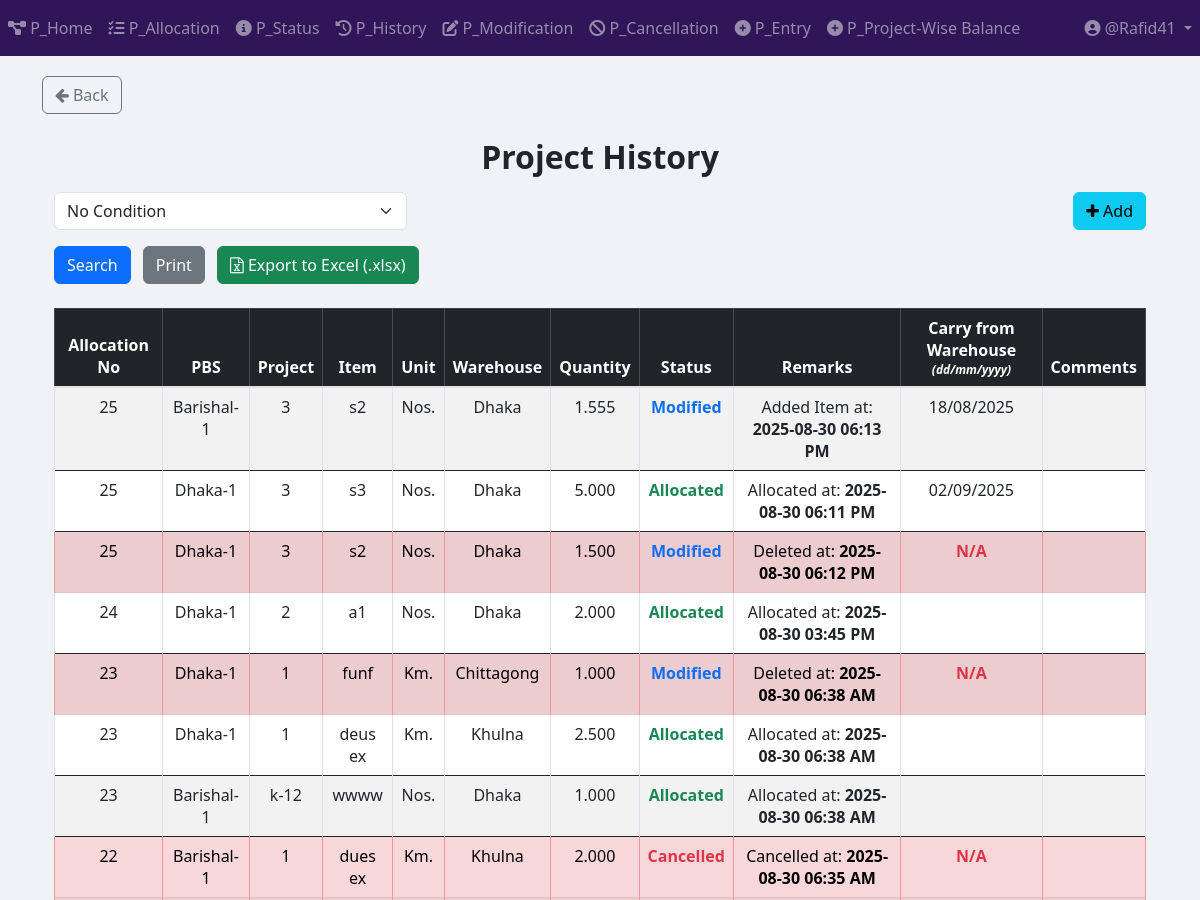
/project/project_history/ (signed in, upper part), run on an earlier commit of the app's database.
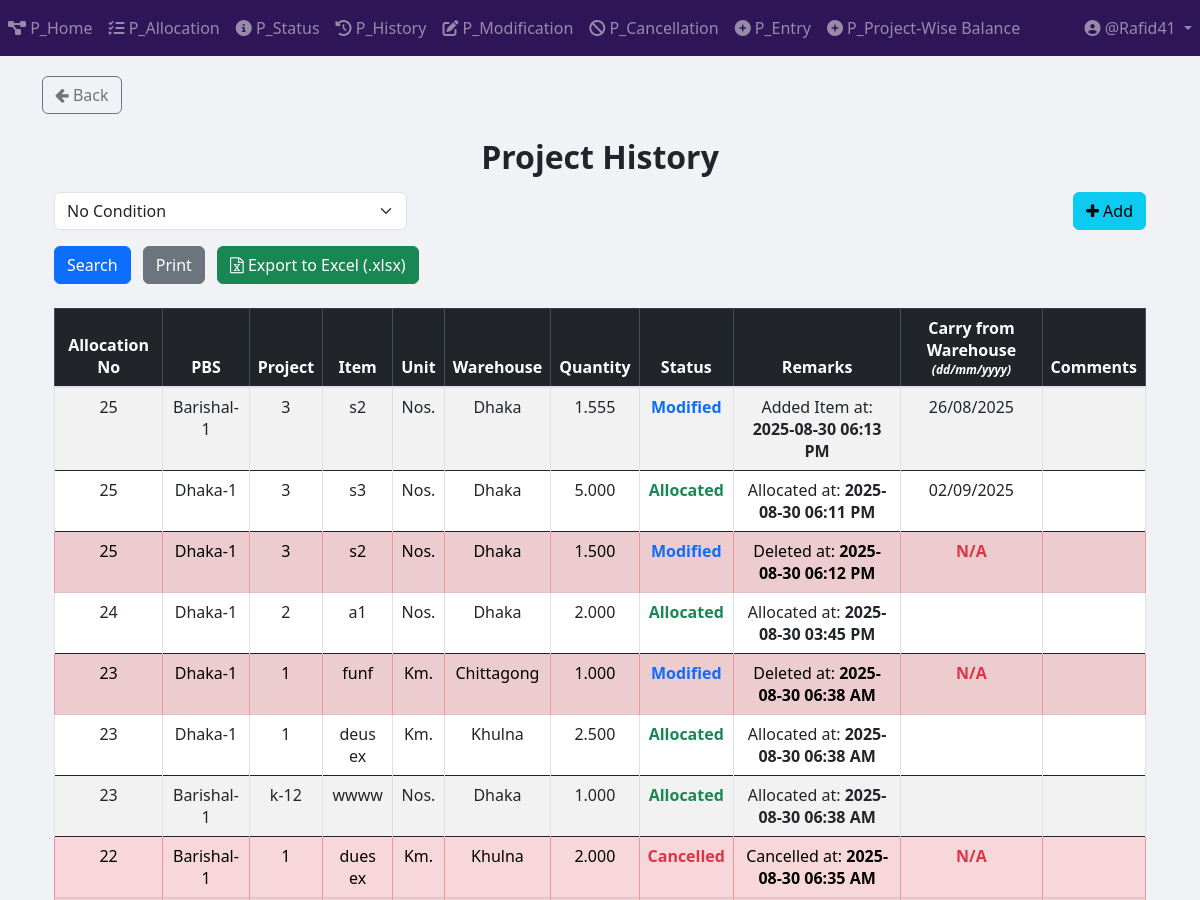
And on a later commit of the database.
### Project_App_History/models.py (models this page shows, shortened)
class Project_History(models.Model):
    GUID = models.CharField(max_length=100, default="", blank=True, null=True)
    allocation_no = models.IntegerField()
    pbs = models.TextField()
    project = models.TextField()
    item = models.TextField()
    warehouse = models.CharField(max_length=50)
    unit_of_item = models.TextField()
    quantity = models.DecimalField(
        max_digits=20,
        decimal_places=3,
        default=0.00
    )
    created_at = models.DateTimeField(auto_now=True)
    STATUS_CHOICES = [
        ("Pending Approval", "Pending Approval"),
        ("Allocated", "Allocated"),
        ("Cancelled", "Cancelled"),
        ("Modified", "Modified"),
    ]
    status = models.CharField(
        max_length=100, choices=STATUS_CHOICES, default="Allocated"
    )
    remarks = models.TextField(blank=True, null=True)
    remarks_status = models.CharField(max_length=100, blank=True, null=True)
    carry_from_warehouse = models.CharField(max_length=100, blank=True, null=True)
    comments = models.TextField(blank=True, null=True)
    item_primary_key = models.BigIntegerField(null=True)

### Project_App_History/views.py (the view, shortened to what this page needs)
# urls.py: path("history/", include("App_History.urls")),
@login_required
def history(request):
    results = History.objects.all().order_by('-created_at')
    applied_filters = []
    for i in range(1, 10):  # support up to 9 filters
        filter_type = request.GET.get(f"filter_type_{i}")
        filter_value = request.GET.get(f"filter_value_{i}")
        date_status = request.GET.get(f"date_status_{i}")
        if filter_value:
            filter_value = filter_value.strip()
        if not filter_type or filter_type == "no_condition" or (not filter_value and filter_type not in ["carry_from_warehouse_date"]):
            continue
    group = request.user.user_group.user_group_type if hasattr(request.user, "user_group") else ""
    context = {
        "items": results,
        "status_choices_json": json.dumps(History.STATUS_CHOICES),
        "can_edit_carry": group in ["Editor", "Only_View_History_and_Edit_Carry_From_Warehouse_Column"],
        "can_edit_comments": group in ["Editor"],
    }
    return render(request, "Project_Templates/Project_App_History/view_and_print_history.html", context)

### templates/Project_Templates/Project_App_History/view_and_print_history.html (shortened to what this page needs)
{% extends 'base.html' %}
{% load static %}
{% load tz %}
{% block body_block %}
<a href="{% url 'Project_App_Home:project_home_page' %}" class="btn btn-outline-secondary">
    <i class="fa fa-arrow-left"></i> Back
</a>
<div class="container mt-4">
    <h2 class="text-center mb-3"><b>Project History</b></h2>
    <form method="GET" class="mb-4" id="dynamicSearchForm">
        <div id="filterRowsContainer">
        </div>
        <div class="row mt-3">
            <div class="col-md-12">
                <button type="submit" class="btn btn-primary me-2">Search</button>
                <button type="button" class="btn btn-secondary me-2" onclick="printResults()">Print</button>
                <button type="button" class="btn btn-success" onclick="exportToExcel()">
                    <i class="fa fa-file-excel-o"></i> Export to Excel (.xlsx)
                </button>
            </div>
        </div>
    </form>
    <div id="printableArea" class="table-responsive">
        <table class="table table-bordered table-striped table-hover text-center" id="historyTable">
            <thead class="table-dark sticky-top">
                <tr>
                    <th>Allocation No</th>
                    <th>PBS</th>
                    <th>Project</th>
                    <th>Item</th>
                    <th>Unit</th>
                    <th>Warehouse</th>
                    <th>Quantity</th>
                    <th>Status</th>
                    <th>Remarks</th>
                    <th>
                        Carry from Warehouse<br>
                        <span style="font-size: 0.75em; font-style: italic;">(dd/mm/yyyy)</span>
                    </th>
                    <th>Comments</th>
                </tr>
            </thead>
            <tbody>
                {% if items %}
                    {% for item in items %}
                        <tr class="{% if item.remarks_status == 'Deleted' or item.status == 'Cancelled' %}table-danger{% endif %}">
                            <td>{{ item.allocation_no }}</td>
                            <td>{{ item.pbs }}</td>
                            <td>{{ item.project }}</td>
                            <td>{{ item.item }}</td>
                            <td>{{ item.unit_of_item }}</td>
                            <td>{{ item.warehouse }}</td>
                            <td>{{ item.quantity }}</td>
                            <td class="{% if item.status == 'Allocated' %}text-success{% elif item.status == 'Cancelled' %}text-danger{% elif item.status == 'Modified' %}text-primary{% endif %}">
                                <strong>{{ item.status }}</strong>
                            </td>
                            <td>{{ item.remarks|safe }}</td>
                            <td class="date-cell">
                                {% if item.carry_from_warehouse == "N/A" %}
                                    <span class="text-danger"><b>N/A</b></span><br>
                                {% elif item.carry_from_warehouse %}
                                    {% with day=item.carry_from_warehouse|slice:"8:10" month=item.carry_from_warehouse|slice:"5:7" year=item.carry_from_warehouse|slice:"0:4" %}
                                        {{ day }}/{{ month }}/{{ year }}
                                    {% endwith %}
                                {% endif %}
                            </td>
                            <td class="comments-cell text-start">
                            </td>
                        </tr>
                    {% endfor %}
                {% else %}
                    <tr>
                        <td colspan="11" class="text-center text-danger">No matching data found</td>
                    </tr>
                {% endif %}
            </tbody>
        </table>
    </div>
</div>
{% endblock %}

### templates/base.html (shortened to what this page needs)
{% load static %}
{% load tz %}
<html lang="en">
    <head>
        <link
            rel="stylesheet"
            href="https://maxcdn.bootstrapcdn.com/bootstrap/4.4.1/css/bootstrap.min.css"
        />
        <link rel="stylesheet" href="https://cdnjs.cloudflare.com/ajax/libs/font-awesome/6.4.2/css/all.min.css">
        <link rel="stylesheet" href="https://cdn.jsdelivr.net/npm/bootstrap@5.3.0/dist/css/bootstrap.min.css">
        <link
            href="https://maxcdn.bootstrapcdn.com/font-awesome/4.7.0/css/font-awesome.min.css"
            rel="stylesheet"
        />
        <link
            href="https://cdnjs.cloudflare.com/ajax/libs/bootstrap-datetimepicker/4.17.47/css/bootstrap-datetimepicker.min.css"
            rel="stylesheet"
        />
        <link
            rel="stylesheet"
            href="//code.jquery.com/ui/1.12.1/themes/base/jquery-ui.css"
        />
        <link
            rel="stylesheet"
            href="https://cdn.jsdelivr.net/npm/flatpickr/dist/flatpickr.min.css"
        />
    </head>
    <body style="background-color: #f0f2f5;">
        {% include "partials/navbar.html" %}
        <div class="container" style="padding-top: 20px">
            {% block body_block %} {% endblock %}
        </div>
    </body>
</html>

### templates/partials/navbar.html (shortened to what this page needs)
{% if request.path|slice:":9" == "/project/" %}
    <nav class="navbar navbar-expand-sm navbar-dark" style="background-color: #2f1658ff;">
        <div class="collapse navbar-collapse" id="navbarProject">
            <ul class="navbar-nav mr-auto">
                {% if user.is_authenticated %}
                    <li class="nav-item">
                        <a class="nav-link" href="{% url 'Project_App_Home:project_home_page' %}">
                            <i class="fas fa-project-diagram"></i> P_Home
                        </a>
                    </li>
                    {% if request.user.is_superuser or request.user.user_group.user_group_type == "Editor" %}
                    <li class="nav-item">
                        <a class="nav-link" href="{% url 'Project_App_Allocation:allocation_page' %}">
                            <i class="fas fa-tasks"></i> P_Allocation
                        </a>
                    </li>
                    {% endif %}
                    {% if request.user.is_superuser or request.user.user_group.user_group_type in "Editor View History and Status only" %}
                    <li class="nav-item">
                        <a class="nav-link" href="{% url 'Project_App_Status:status_page' %}">
                            <i class="fas fa-info-circle"></i> P_Status
                        </a>
                    </li>
                    {% endif %}
                    <li class="nav-item">
                        <a class="nav-link" href="{% url 'Project_App_History:history_page' %}">
                            <i class="fas fa-history"></i> P_History
                        </a>
                    </li>
                    {% if request.user.is_superuser or request.user.user_group.user_group_type == "Editor" %}
                    <li class="nav-item">
                        <a class="nav-link" href="{% url 'Project_App_Modification:modification_menu' %}">
                            <i class="fas fa-edit"></i> P_Modification
                        </a>
                    </li>
                    <li class="nav-item">
                        <a class="nav-link" href="{% url 'Project_App_Cancellation:cancellation' %}">
                            <i class="fas fa-ban"></i> P_Cancellation
                        </a>
                    </li>
                    <li class="nav-item">
                        <a class="nav-link" href="{% url 'Project_App_Entry:entry_page' %}">
                            <i class="fas fa-plus-circle"></i> P_Entry
                        </a>
                    </li>
                    <li class="nav-item">
                        <a class="nav-link" href="{% url 'Project_App_ProjectWiseBalance:project_list' %}">
                            <i class="fas fa-plus-circle"></i> P_Project-Wise Balance
                        </a>
                    </li>
                    {% endif %}
                {% endif %}
            </ul>
            <ul class="navbar-nav">
                {% if user.is_authenticated %}
                    <li class="nav-item dropdown">
                        <a class="nav-link dropdown-toggle" href="#" id="userDropdown" role="button" data-toggle="dropdown">
                            <i class="fas fa-user-circle"></i> @{{ user.username }}
                        </a>
                    </li>
                {% else %}
                    <li class="nav-item {% if request.resolver_match.url_name == 'login' %}active{% endif %}">
                        <a class="nav-link" href="{% url 'App_Login:login' %}">
                            <i class="fas fa-sign-in-alt"></i> Login
                        </a>
                    </li>
                {% endif %}
            </ul>
        </div>
    </nav>
{% endif %}

### templates/partials/footer.html (shortened to what this page needs)
{% load static %}

### templates/partials/footer.html (style rules this page uses)
html, body { height: 100%; margin: 0; }

What changed in the data, as far as the page shows it:
changed Project_History "Added Item at: 2025-08-30 06:13 PM": item "18" → "26"
